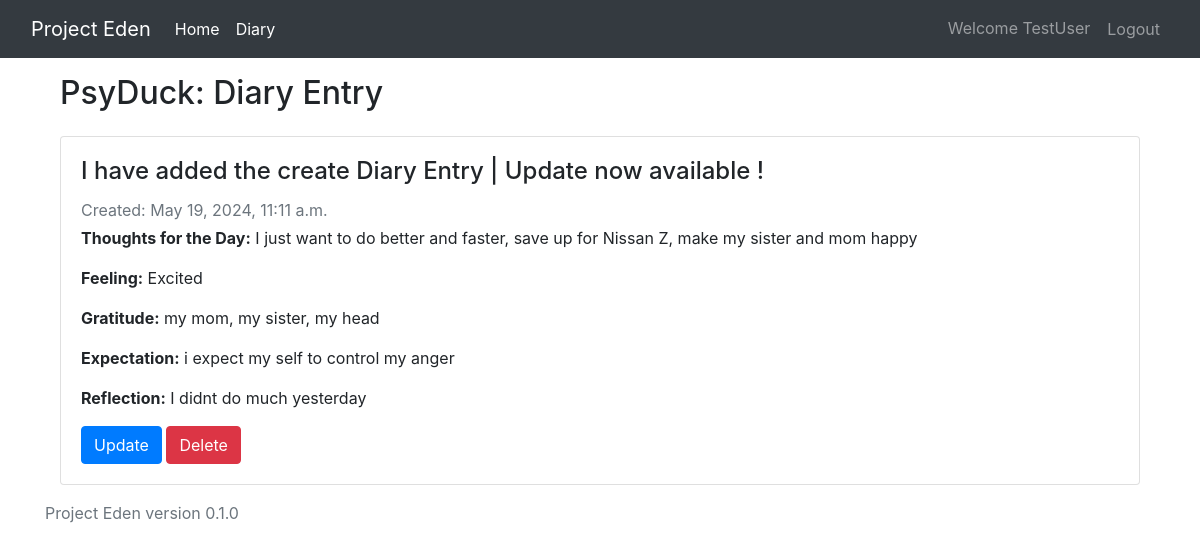
Screenshot of /diary/2/ (signed in) with the database file from the repository.
### Haven/models.py (models this page shows, shortened)
class Diary(models.Model):
    Feelings_CHOICES = [
        ('anger', "Anger"),
        ('frustrated', "Frustrated"),
        ('happy', "Happy"),
        ('calm', "Calm"),
        ('numb', "Numb"),
        ('sad', "Sad"),
        ('excited', "Excited")
    ]
    Privacy_Choise = [
        ('public', "Public"),
        ('private', 'Private')
    ]
    user = models.ForeignKey(User, on_delete=models.CASCADE)
    title = models.CharField(max_length=200)
    thoughts_for_the_day = models.TextField()
    expectation = models.TextField()
    reflection = models.TextField()
    feeling = models.CharField(max_length=10, choices=Feelings_CHOICES)
    privacy = models.CharField(max_length=10, choices=Privacy_Choise, default='Private')
    gratitude = models.TextField()
    created_at = models.DateTimeField(auto_now_add=True)

### Haven/views.py (the view)
# urls.py: path('diary/<int:pk>/', DiaryDetailView.as_view(), name='diary_detail'),
@method_decorator(login_required, name='dispatch')
class DiaryDetailView(DetailView):
    model = Diary
    template_name = "diary_detail.html"

### Haven/templates/diary_detail.html
{% extends "base.html" %}
{% block content %}
<div class="container mt-3">
    <h2 class="mb-4">PsyDuck: Diary Entry</h2>
    <div class="card">
        <div class="card-body">
            <h4 class="card-title">{{ object.title }}</h4>
            <p class="card-text text-muted mb-1">Created: {{ object.created_at }}</p>
            <p class="card-text"><strong>Thoughts for the Day:</strong> {{ object.thoughts_for_the_day }}</p>
            <p class="card-text"><strong>Feeling:</strong> {{ object.get_feeling_display }}</p>
            <p class="card-text"><strong>Gratitude:</strong> {{ object.gratitude }}</p>
            <p class="card-text"><strong>Expectation:</strong> {{ object.expectation }}</p>
            <p class="card-text"><strong>Reflection:</strong> {{ object.reflection }}</p>
            {% if user.is_authenticated and object.user == user %}
            <div class="mt-3">
                <a href="{% url 'diary_update' object.id %}" class="btn btn-primary me-2">Update</a>
                <a href="{% url 'diary_delete' object.id %}" class="btn btn-danger">Delete</a>
            </div>
            {% endif %}
        </div>
    </div>
</div>
{% endblock content %}

### Haven/templates/base.html (shortened to what this page needs)
{% load static %}
<!doctype html>
<html lang="en">
  <head>
    <link rel="stylesheet" href="https://cdn.jsdelivr.net/npm/bootstrap@4.0.0/dist/css/bootstrap.min.css">
  </head>
  <body>
    <header>
        <nav class="navbar navbar-expand-lg navbar-dark bg-dark">
            <div class="container-fluid">
                <a class="navbar-brand" href="#">Project Eden</a>
                <div class="collapse navbar-collapse" id="navbarNav">
                  <ul class="navbar-nav">
                    <li class="nav-item">
                      <a class="nav-link active" aria-current="page" href="{% url 'home'%}">Home</a>
                    </li>
                    {% if user.is_authenticated %}
                    <li class="nav-item">
                        <a class="nav-link active" aria-current="page" href="{% url 'diary_list'%}">Diary</a>
                    </li>
                    {% endif %}
                    <ul>
                    </div>
                    <div class="navbar-nav">
                        {% if user.is_authenticated %}
                            <a class="nav-item nav-link" href="">Welcome {{user.username}}</a>
                        <form action="{% url 'logout' %}" method="post" class="nav-item">
                            <button type="submit" class="btn btn-link nav-link">Logout</button>
                        </form>
                        {% else %}
                            <a class="nav-item nav-link" href="{% url 'login'%}">Login</a>
                            <a class="nav-item nav-link" href="{% url 'register'%}">Register</a>
                        {% endif %}
                    </div>
                </div>
        </nav>
    </header>
    <div class="container">
        {% block content %} {% endblock content %}
    </div>
    <footer class="footer mt-auto py-3">
        <div class="container">
          <span class="text-muted">Project Eden version 0.1.0</span>
        </div>
      </footer>
  </body>
</html>

### rows the page displays
Diary: title "I have added the create Diary Entry | Update now available !", created_at "May 19, 2024, 11:11 a.m.", thoughts_for_the_day "I just want to do better and faster, save up for Nissan Z, make my sister and mom happy", feeling "Excited", gratitude "my mom, my sister, my head", expectation "i expect my self to control my anger", reflection "I didnt do much yesterday"

### other values shown
{{ user.username }} "TestUser"
